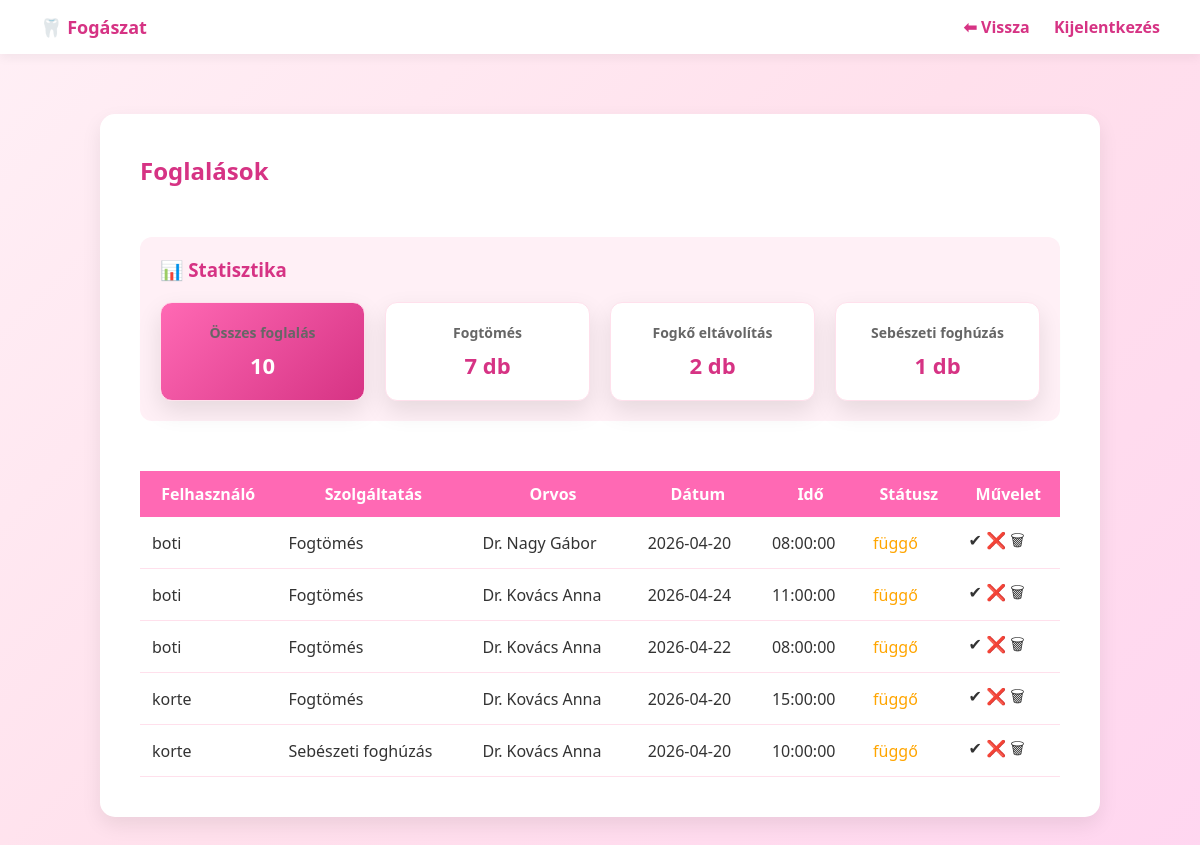
The app's page /admin.php (signed in) with its own data.
### tables this page shows
CREATE TABLE `appointments` (
  `id` int(11) NOT NULL,
  `user_id` int(11) DEFAULT NULL,
  `service_id` int(11) DEFAULT NULL,
  `date` date DEFAULT NULL,
  `time` time DEFAULT NULL,
  `status` varchar(20) DEFAULT 'függő',
  `doctor_id` int(11) DEFAULT NULL
);

CREATE TABLE `users` (
  `id` int(11) NOT NULL,
  `name` varchar(100) DEFAULT NULL,
  `email` varchar(100) DEFAULT NULL,
  `password` varchar(255) DEFAULT NULL,
  `role` varchar(20) DEFAULT NULL,
  `created_at` timestamp NOT NULL DEFAULT current_timestamp()
);

CREATE TABLE `services` (
  `id` int(11) NOT NULL,
  `name` varchar(100) DEFAULT NULL,
  `description` text DEFAULT NULL,
  `price` int(11) DEFAULT NULL,
  `duration` int(11) DEFAULT NULL,
  `details` text DEFAULT NULL
);

CREATE TABLE `doctors` (
  `id` int(11) NOT NULL,
  `name` varchar(100) DEFAULT NULL,
  `specialization` varchar(100) DEFAULT NULL,
  `service_id` int(11) DEFAULT NULL
);

### admin.php (the view, shortened to what this page needs)
<?php
require_once "config/database.php";
$sql = "SELECT appointments.id, users.name, services.name AS service,
               doctors.name AS doctor,
               appointments.date, appointments.time, appointments.status
        FROM appointments
        JOIN users ON appointments.user_id = users.id
        JOIN services ON appointments.service_id = services.id
        JOIN doctors ON appointments.doctor_id = doctors.id";
$result = $conn->query($sql);
$total = $conn->query("SELECT COUNT(*) as total FROM appointments")->fetch_assoc();
$stats = $conn->query("
    SELECT services.name, COUNT(*) as db
    FROM appointments
    JOIN services ON appointments.service_id = services.id
    GROUP BY service_id
");
?>
<!DOCTYPE html>
<html>
<head>
    <link rel="stylesheet" href="style.css">
</head>
<body>
<nav class="navbar">
    <a href="dashboard.php" class="logo">🦷 Fogászat</a>
    <div>
        <a href="dashboard.php">⬅ Vissza</a>
        <a href="logout.php">Kijelentkezés</a>
    </div>
</nav>
<div class="container">
    <h2>Foglalások</h2>
    <div class="stats">
        <h3>📊 Statisztika</h3>
        <div class="stats-grid">
            <div class="stat-card main">
                <h4>Összes foglalás</h4>
                <p><?php echo $total["total"]; ?></p>
            </div>
            <?php while($row = $stats->fetch_assoc()): ?>
                <div class="stat-card">
                    <h4><?php echo $row["name"]; ?></h4>
                    <p><?php echo $row["db"]; ?> db</p>
                </div>
            <?php endwhile; ?>
        </div>
    </div>
    <table>
        <tr>
            <th>Felhasználó</th>
            <th>Szolgáltatás</th>
            <th>Orvos</th>
            <th>Dátum</th>
            <th>Idő</th>
            <th>Státusz</th>
            <th>Művelet</th>
        </tr>
        <?php while ($row = $result->fetch_assoc()): ?>
        <tr>
            <td><?php echo $row["name"]; ?></td>
            <td><?php echo $row["service"]; ?></td>
            <td><?php echo $row["doctor"]; ?></td>
            <td><?php echo $row["date"]; ?></td>
            <td><?php echo $row["time"]; ?></td>
            <td>
                <?php
                if ($row["status"] == "elfogadva") {
                    echo "<span style='color:green;'> elfogadva</span>";
                } elseif ($row["status"] == "elutasítva") {
                    echo "<span style='color:red;'> elutasítva</span>";
                } else {
                    echo "<span style='color:orange;'> függő</span>";
                }
                ?>
            </td>
            <td>
                <a href="admin.php?approve=<?php echo $row["id"]; ?>">✔</a>
                <a href="admin.php?reject=<?php echo $row["id"]; ?>">❌</a>
                <a href="admin.php?delete=<?php echo $row["id"]; ?>"
                   onclick="return confirm('Biztos törlöd?')">🗑</a>
            </td>
        </tr>
        <?php endwhile; ?>
    </table>
</div>
</body>
</html>

### style.css (style rules this page uses)
* { margin: 0; padding: 0; box-sizing: border-box; }
body { font-family: 'Segoe UI', Tahoma, Geneva, Verdana, sans-serif; background: linear-gradient(135deg, #fff0f6, #ffe0ec, #ffd6f0); background-attachment: fixed; color: #333; min-height: 100vh; }
.container { width: 100%; max-width: 1000px; margin: 60px auto; background: white; padding: 40px; border-radius: 15px; box-shadow: 0 8px 20px rgba(0,0,0,0.08); display: flex; flex-direction: column; animation: fadeIn 0.4s ease-in-out; }
h1, h2, h3 { color: #d63384; margin-bottom: 20px; }
.navbar { background-color: white; padding: 15px 30px; box-shadow: 0 4px 10px rgba(0,0,0,0.05); display: flex; justify-content: space-between; align-items: center; }
.logo { text-decoration: none; font-weight: bold; color: #d63384; font-size: 18px; }
.navbar a { color: #d63384; margin: 0 10px; font-weight: bold; text-decoration: none; }
table { width: 100%; border-collapse: collapse; margin-top: 20px; }
th { background-color: #ff69b4; color: white; padding: 12px; }
td { padding: 12px; border-bottom: 1px solid #ffe0ec; }
.stats { margin: 30px 0; padding: 20px; background: #fff0f6; border-radius: 12px; }
a { text-decoration: none; color: inherit; }
.stats { margin: 30px 0; }
.stats-grid { display: grid; grid-template-columns: repeat(auto-fit, minmax(180px, 1fr)); gap: 20px; margin-top: 20px; }
.stat-card { background: white; padding: 20px; border-radius: 12px; text-align: center; box-shadow: 0 10px 25px rgba(0,0,0,0.1); border: 1px solid #ffe0ec; transition: 0.3s; }
.stat-card h4 { font-size: 14px; color: #666; margin-bottom: 8px; }
.stat-card p { font-size: 22px; font-weight: bold; color: #d63384; }
.stat-card.main { background: linear-gradient(135deg, #ff69b4, #d63384); color: white; }
.stat-card.main p { color: white; }

### records on screen
appointments: user.name "boti", service.name "Fogtömés", doctor.name "Dr. Nagy Gábor", date "2026-04-20", time "08:00:00", status "függő"
appointments: user.name "boti", service.name "Fogtömés", doctor.name "Dr. Kovács Anna", date "2026-04-24", time "11:00:00", status "függő"
appointments: user.name "boti", service.name "Fogtömés", doctor.name "Dr. Kovács Anna", date "2026-04-22", time "08:00:00", status "függő"
appointments: user.name "korte", service.name "Fogtömés", doctor.name "Dr. Kovács Anna", date "2026-04-20", time "15:00:00", status "függő"
appointments: user.name "korte", service.name "Sebészeti foghúzás", doctor.name "Dr. Kovács Anna", date "2026-04-20", time "10:00:00", status "függő"

### other values on screen
$total["total"] "10"
$row["name"] "Fogtömés"
$row["db"] "7"
$row["name"] "Fogkő eltávolítás"
$row["db"] "2"
$row["name"] "Sebészeti foghúzás"
$row["db"] "1"
